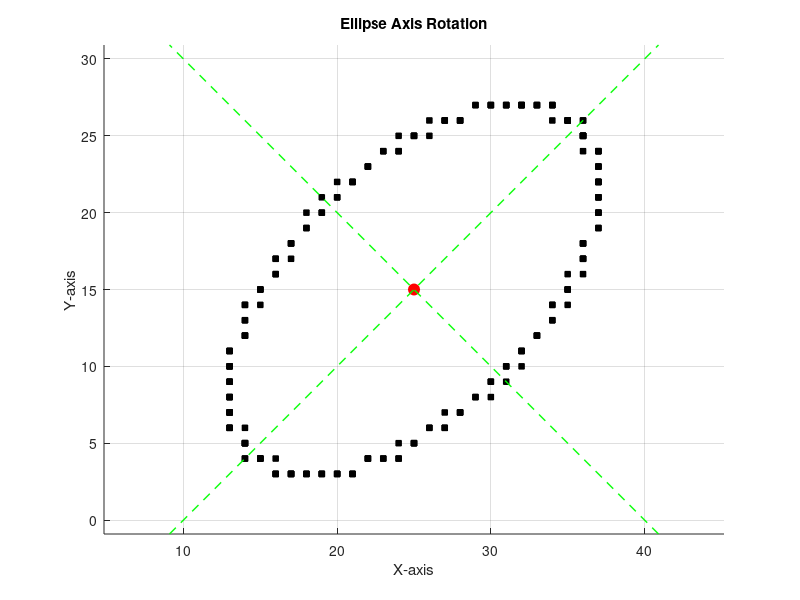

This chart was generated by the following MATLAB code:
clc; clear; close all;

RX = 15;
RY = 8;
CX = 25;
CY = 15;
ANGLE = pi / 4;
NUM_POINTS = 200;

figure;
hold on;
grid on;
axis equal;
title('Ellipse Axis Rotation');
xlabel('X-axis');
ylabel('Y-axis');

THETA = linspace(0, 2*pi, NUM_POINTS);
X_VALS = [];
Y_VALS = [];

for T = THETA
    X_LOCAL = RX * cos(T);
    Y_LOCAL = RY * sin(T);
    X_ROT = X_LOCAL * cos(ANGLE) - Y_LOCAL * sin(ANGLE);
    Y_ROT = X_LOCAL * sin(ANGLE) + Y_LOCAL * cos(ANGLE);
    X_VALS = [X_VALS round(CX + X_ROT)];
    Y_VALS = [Y_VALS round(CY + Y_ROT)];
end

plot(X_VALS, Y_VALS, 'ks', 'MarkerSize', 4, 'MarkerFaceColor', 'k');
plot(CX, CY, 'ro', 'MarkerSize', 8, 'MarkerFaceColor', 'r');

% Draw axes
LINE_LENGTH = max(RX, RY) * 1.5;
X1 = CX + LINE_LENGTH * cos(ANGLE);
Y1 = CY + LINE_LENGTH * sin(ANGLE);
X2 = CX - LINE_LENGTH * cos(ANGLE);
Y2 = CY - LINE_LENGTH * sin(ANGLE);
plot([X2 X1], [Y2 Y1], 'g--', 'LineWidth', 1);

X1 = CX + LINE_LENGTH * cos(ANGLE + pi/2);
Y1 = CY + LINE_LENGTH * sin(ANGLE + pi/2);
X2 = CX - LINE_LENGTH * cos(ANGLE + pi/2);
Y2 = CY - LINE_LENGTH * sin(ANGLE + pi/2);
plot([X2 X1], [Y2 Y1], 'g--', 'LineWidth', 1);
